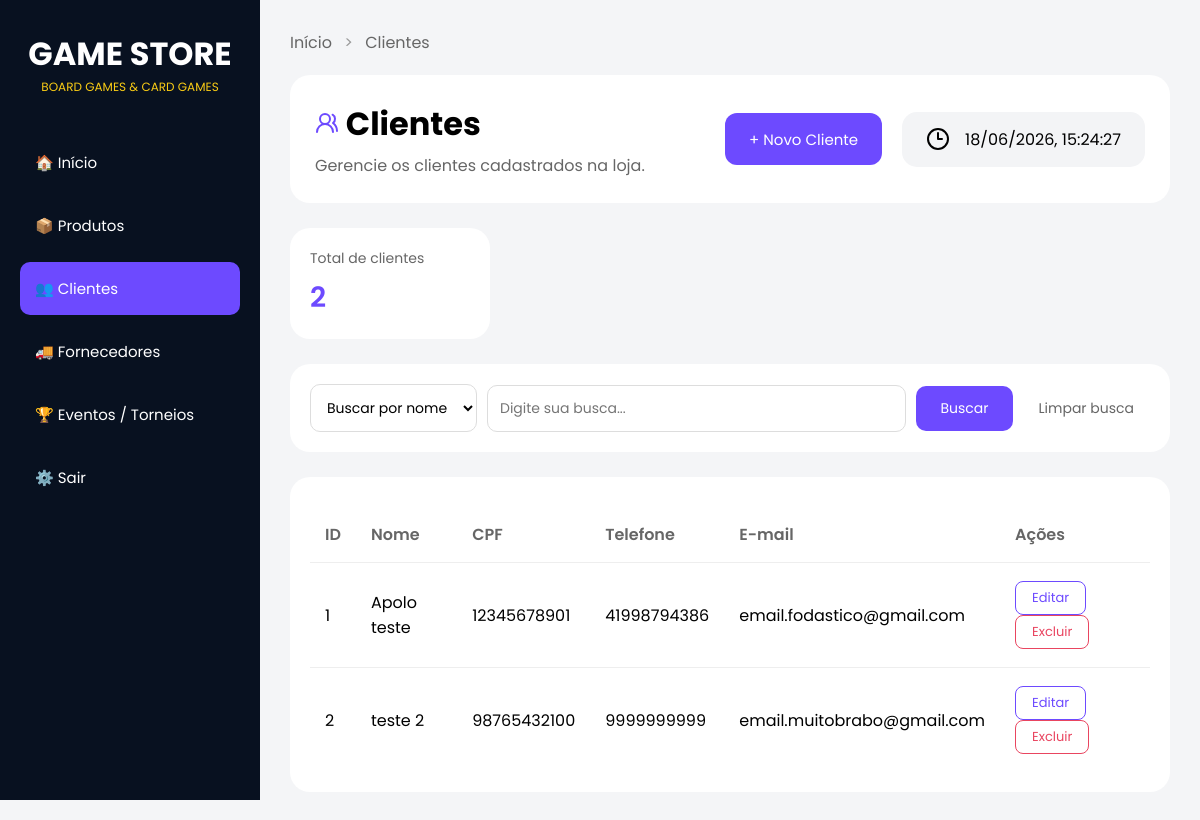
Before: /clientes with the older database file.
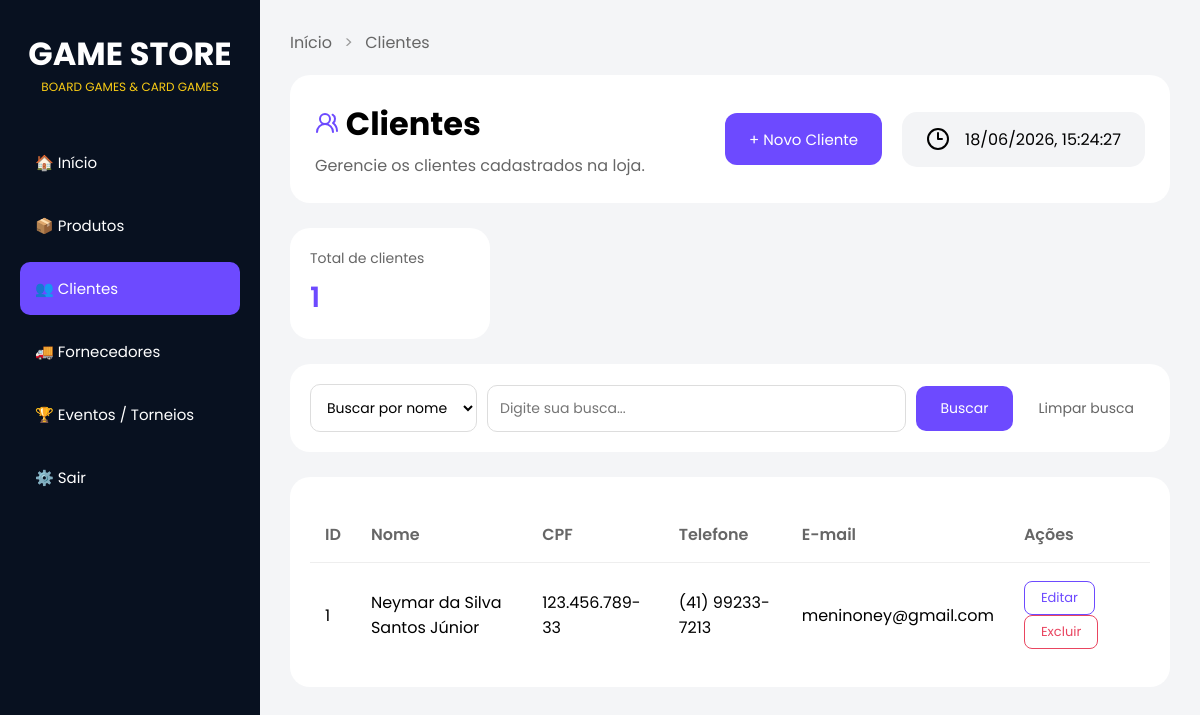
After: the same page with the newer database file.
### tables this page shows
CREATE TABLE clientes(
            id INTEGER NOT NULL PRIMARY KEY AUTOINCREMENT,
            nome TEXT NOT NULL, 
            cpf TEXT NOT NULL UNIQUE,
            telefone TEXT NOT NULL,
            email TEXT NOT NULL UNIQUE
        );

### routes.py (the view)
@app.route("/clientes")
def clientes():
    criar_tabela_clientes()
    lista = listar_clientes()
    return render_template("clientes.html", clientes=lista, total_clientes=len(lista), modo="criar")

### database.py (called while the page is built)
def conectar():
    return sqlite3.connect(CAMINHO_BANCO)

### modules/clientes.py (called while the page is built)
def criar_tabela_clientes():
    conexao = conectar()
    cursor = conexao.cursor()
    cursor.execute("""
        CREATE TABLE IF NOT EXISTS clientes(
            id INTEGER NOT NULL PRIMARY KEY AUTOINCREMENT,
            nome TEXT NOT NULL,
            cpf TEXT NOT NULL UNIQUE,
            telefone TEXT NOT NULL,
            email TEXT NOT NULL UNIQUE
        )""")
    conexao.commit() #salvar as alteracoes
    conexao.close()

def listar_clientes():
    conexao = conectar()
    cursor = conexao.cursor()
    cursor.execute("""SELECT * FROM clientes""")
    resultado = cursor.fetchall()
    conexao.close()
    return resultado

### templates/clientes.html (shortened to what this page needs)
<!DOCTYPE html>
<html lang="pt-BR">
<head>
  <link rel="stylesheet" href="{{ url_for('static', filename='clientes.css' ) }}" />
</head>
<body>
  <div class="sidebar">
    <div class="logo">
      <h1>GAME STORE</h1>
      <p>BOARD GAMES & CARD GAMES</p>
    </div>
    <div class="menu">
      <a href="/">🏠 Início</a>
      <a href="/produtos">📦 Produtos</a>
      <a href="/clientes" class="active">👥 Clientes</a>
      <a href="/fornecedores">🚚 Fornecedores</a>
      <a href="/eventos">🏆 Eventos / Torneios</a>
      <a href="#">⚙️ Sair</a>
    </div>
  </div>
  <div class="main">
    <div class="breadcrumb">
      <a href="/">Início</a>
      <span>></span>
      <a href="/clientes">Clientes</a>
    </div>
    <div class="topo">
      <div class="titulo-subt">
        <h1> <i data-lucide="users-round" class="lucide-customer"></i> Clientes</h1>
        <p>Gerencie os clientes cadastrados na loja.</p>
      </div>
      <button class="btn-novo" onclick="mostrarFormulario()">+ Novo Cliente</button>
      <div class="data">
        <i data-lucide="clock-3"></i>
        <time id="data-hora" class="data-textos"></time>
      </div>
    </div>
    <div class="card-resumo">
      <div class="resumo-item">
        <span class="resumo-label">Total de clientes</span>
        <strong class="resumo-valor">{{ total_clientes }}</strong>
      </div>
    </div>
    <div class="card-busca">
      <form action="/clientes/buscar" method="POST">
        <select name="tipo_busca">
          <option value="nome">Buscar por nome</option>
        </select>
        <input type="text" name="termo" placeholder="Digite sua busca..." required />
        <button type="submit" class="btn-buscar">Buscar</button>
        <a href="/clientes" class="btn-limpar">Limpar busca</a>
      </form>
    </div>
    <div class="card-tabela">
      <table>
        <thead>
          <tr>
            <th>ID</th>
            <th>Nome</th>
            <th>CPF</th>
            <th>Telefone</th>
            <th>E-mail</th>
            <th>Ações</th>
          </tr>
        </thead>
        <tbody>
          {% for cliente in clientes %}
          <tr>
            <td>{{ cliente[0] }}</td>
            <td>{{ cliente[1] }}</td>
            <td>{{ cliente[2] }}</td>
            <td>{{ cliente[3] }}</td>
            <td>{{ cliente[4] }}</td>
            <td>
              <form action="/clientes/editar/{{ cliente[0] }}" method="GET" style="display:inline;">
                <button type="submit" class="btn-editar">Editar</button>
              </form>
              <form action="/clientes/excluir/{{ cliente[0] }}" method="POST" style="display:inline;">
                <button type="submit" class="btn-excluir">Excluir</button>
              </form>
            </td>
          </tr>
          {% endfor %}
        </tbody>
      </table>
    </div>
  </div>
</body>
</html>

Changed rows visible on the page:
removed clientes: id "2", nome "teste 2", cpf "98765432100", telefone "9999999999", email "email.muitobrabo@gmail.com"
changed clientes id 1: nome "Apolo teste" → "Neymar da Silva Santos Júnior"; cpf "12345678901" → "123.456.789-33"; telefone "41998794386" → "(41) 99233-7213"; email "email.fodastico@gmail.com" → "meninoney@gmail.com"
Other visible differences:
{{ total_clientes }}: "2" → "1"
